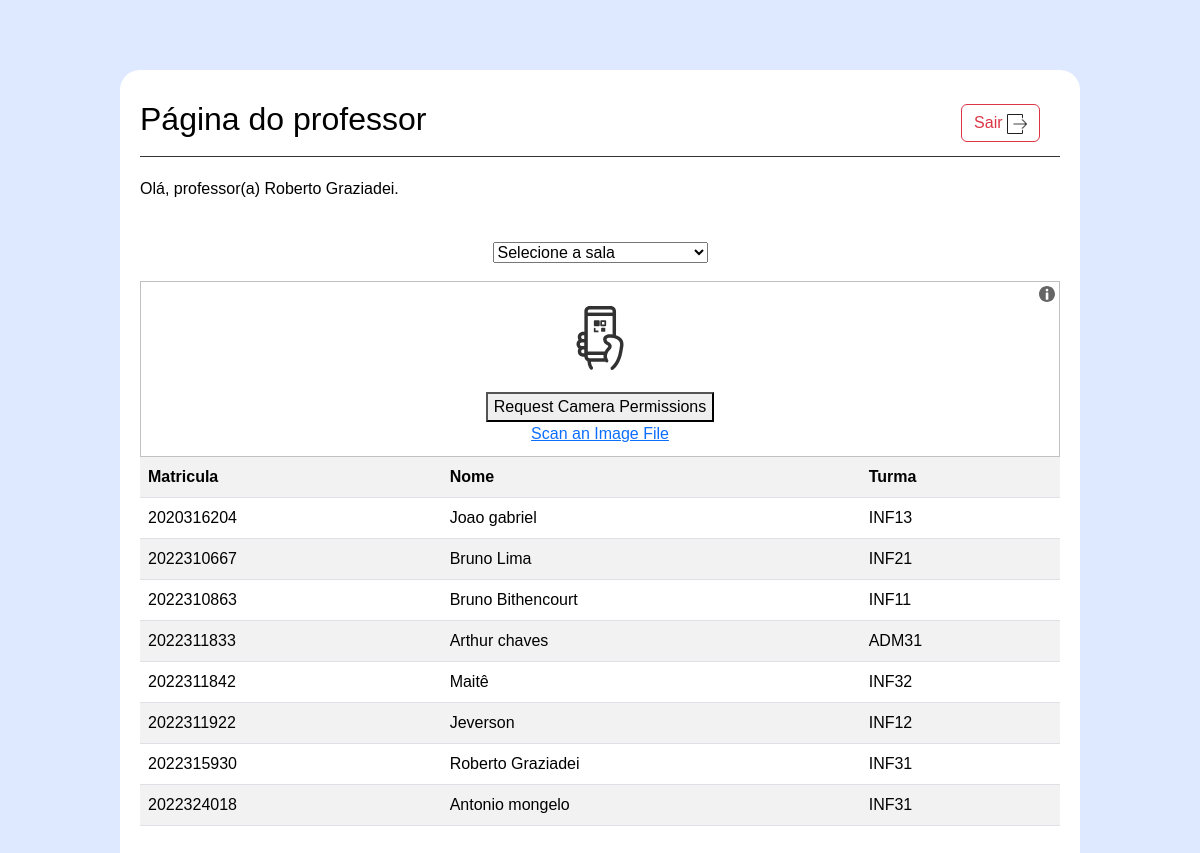
The app's page /QRcode/index.php (signed in), older data.
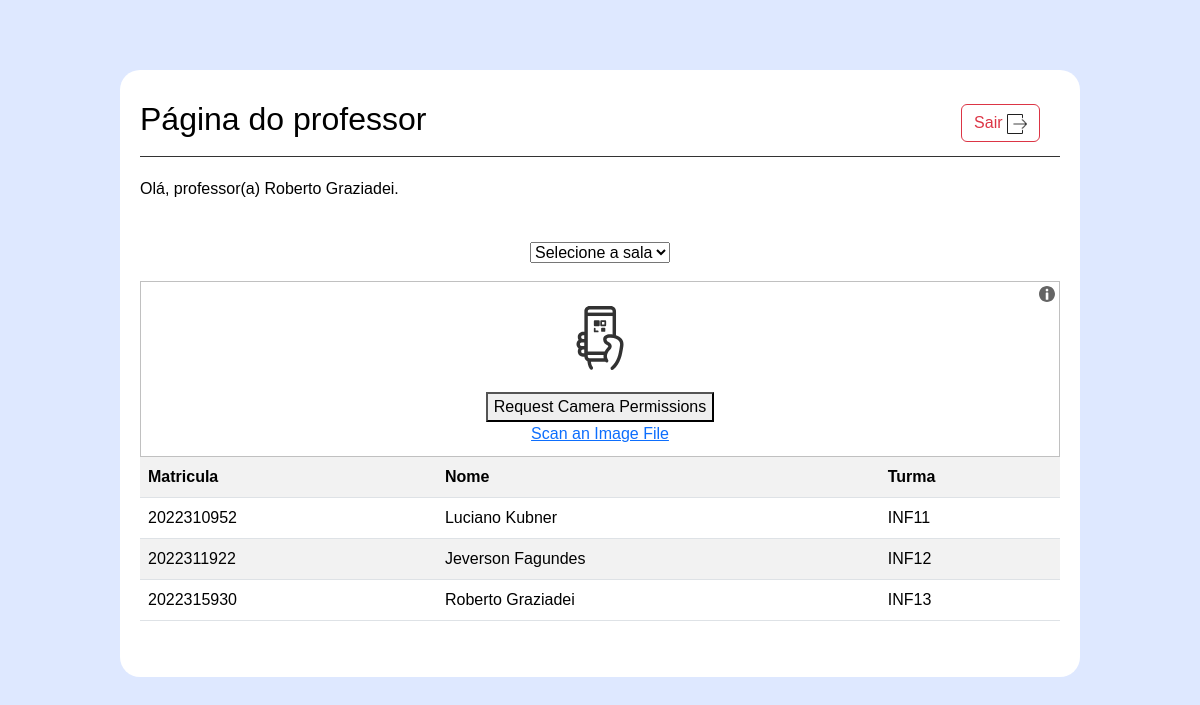
The same page, newer data.
### tables this page shows
CREATE TABLE IF NOT EXISTS `aluno` (
  `matricula` int NOT NULL AUTO_INCREMENT,
  `nome` varchar(255) NOT NULL,
  `turma` int NOT NULL,
  PRIMARY KEY (`matricula`)
);

CREATE TABLE IF NOT EXISTS `turma` (
  `id_turma` int NOT NULL AUTO_INCREMENT,
  `nome_turma` varchar(255) NOT NULL,
  PRIMARY KEY (`id_turma`)
);

### QRcode/index.php (the view, shortened to what this page needs)
<?php
include "../conecta.php";
?>
<!DOCTYPE HTML>
<html lang="pt-BR">
<head>
    <link href="https://cdn.jsdelivr.net/npm/bootstrap@5.0.2/dist/css/bootstrap.min.css" rel="stylesheet">
    <link href="../Bootstrap5/css/bootstrap.min.css" rel="stylesheet">
    <link rel="stylesheet" href="../css/layout.css">
</head>
<body>
    <div class="container">
        <header>
            <h2>Página do professor </h2>
            <nav>
                <ul>
                    <li><a href="../login/logout.php"><button type="button" class="btn btn-outline-danger">Sair <img src="../img/logout.png" width="20" height="20"></button></a></td></a></li>
                </ul>
            </nav>
        </header>
        <main>
            <section>
                <p>Olá, professor(a) <?php echo $_SESSION['user']; ?>.</p>
                <?php
                $sql = "SELECT * FROM aluno
    inner join turma on turma = id_turma";
                $resultado = mysqli_query($conexao, $sql);
                echo "<br>";
                echo '<table class="table table-white table-striped">
<tr>
<th scope="col">Matricula</th>
<th scope="col">Nome</th>
<th scope="col">Turma</th>
</tr>';
                while ($dados = mysqli_fetch_assoc($resultado)) {
                    echo '<tr>';
                    echo '<td>' . $dados['matricula'] . '</td>';
                    echo '<td>' . $dados['nome'] . '</td>';
                    echo '<td>' . $dados['nome_turma'] . '</td>';
                    echo '</tr>';
                }
                ?>
                <p style="text-align: center;"><select name="sala" required>
                        <option disabled selected>Selecione a sala</option>
                    </select></p>
            </section>
        </main>
        <div id="qr-reader"></div>
    </div>
</body>
</html>

### css/layout.css (style rules this page uses)
body { margin: 0; padding: 0; font-family: Arial, sans-serif; background-color: rgb(222, 232, 255); color: #000000; }
.container { width: 80%; margin: 0 auto; padding: 20px; background-color: white; border-radius: 20px; margin-top: 70px; }
header { display: flex; justify-content: space-between; align-items: center; padding: 10px 0; border-bottom: 1px solid #333; }
nav ul { list-style-type: none; margin: 0; padding: 0; }
nav ul li { display: inline; margin-right: 20px; }
nav ul li a { color: #000000; text-decoration: none; }
main { padding: 20px 0; }

Row changes from the older to the newer data that the page shows:
removed aluno: matricula "2020316204", nome "Joao gabriel", turma.nome_turma "INF13"
removed aluno: matricula "2022310667", nome "Bruno Lima", turma.nome_turma "INF21"
removed aluno: matricula "2022310863", nome "Bruno Bithencourt", turma.nome_turma "INF11"
removed aluno: matricula "2022311833", nome "Arthur chaves", turma.nome_turma "ADM31"
removed aluno: matricula "2022311842", nome "Maitê", turma.nome_turma "INF32"
removed aluno: matricula "2022324018", nome "Antonio mongelo", turma.nome_turma "INF31"
added aluno: matricula "2022310952", nome "Luciano Kubner", turma.nome_turma "INF11"
changed aluno "INF12": nome "Jeverson" → "Jeverson Fagundes"
changed aluno "Roberto Graziadei": turma.nome_turma "INF31" → "INF13"
